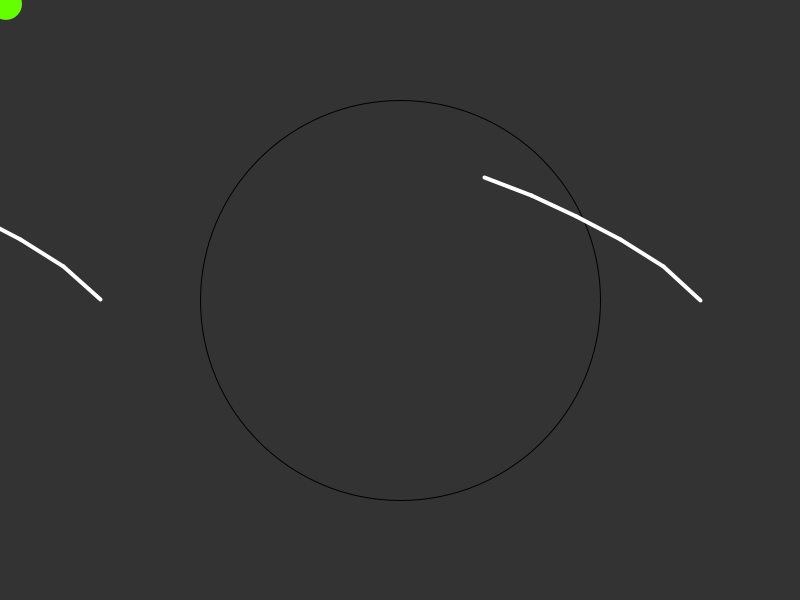
Frame 1 (no input)
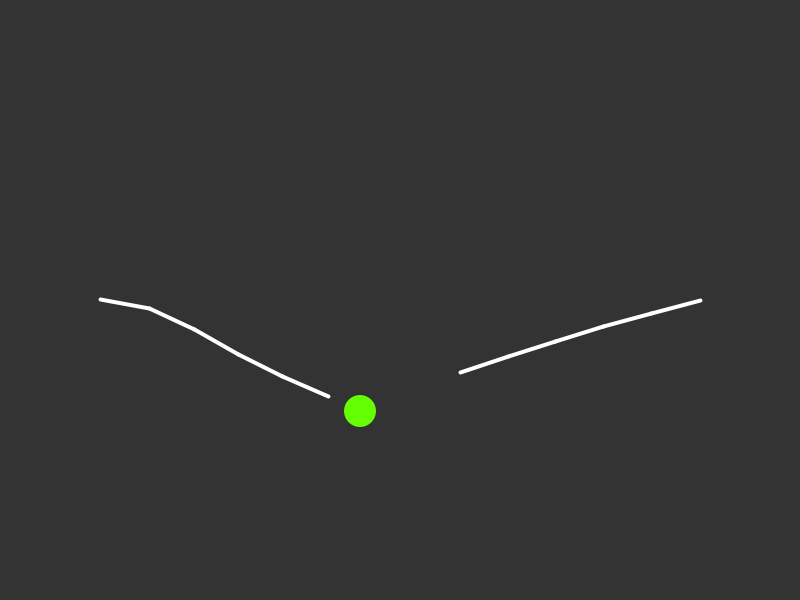
Frame 60 (the mouse pressed at the canvas centre just before this capture)
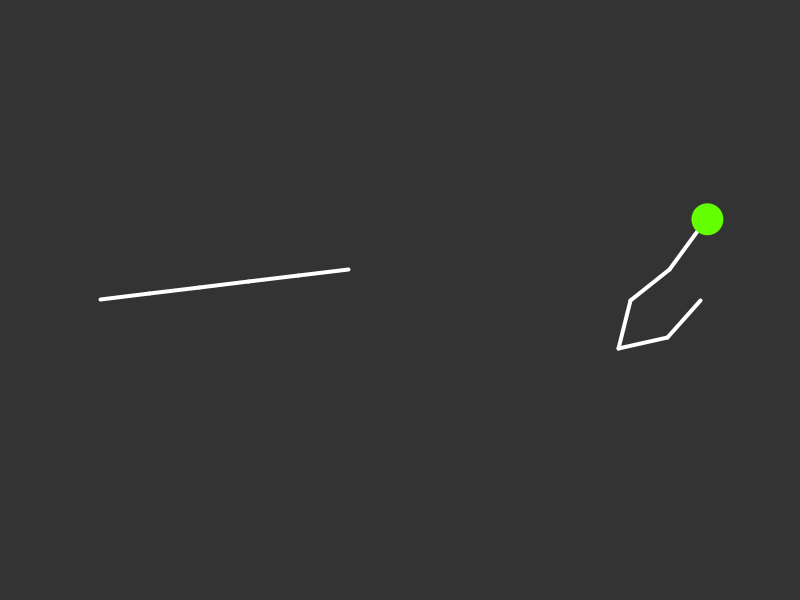
Frame 120 (the mouse held since frame 60 and released just before this capture)

The Processing sketch that drew these frames (run headless with seeded random() and noise(); from frame 60 on, the mouse is pressed at the canvas centre):

// Processing sketch: InverseKinematics
// ── InverseKinematics.pde
ArrayList<Tentacle> tentacles;

PVector pos;
PVector vel;
PVector gravity;

void setup() {
  size(800, 600);
  pos = new PVector(0, 0);
  vel = new PVector(2, 1.3);
  gravity = new PVector(0, 0.1);
  vel.mult(3);

  tentacles = new ArrayList<Tentacle>();

  float da = TWO_PI/2;
  for (float a = 0; a < TWO_PI; a += da) {
    float x = width/2 + cos(a) * 300;
    float y = height/2 + sin(a) * 300;
    tentacles.add(new Tentacle(x, y));
  }
}

void draw() {
  background(51);
  noFill();
  ellipse(width/2, height/2, 400, 400);
  for (Tentacle t : tentacles) {
    t.update();
    t.show();
  }

  pos.add(vel);
  vel.add(gravity);
  noStroke();
  fill(100, 255, 0);
  ellipse(pos.x, pos.y, 32, 32);

  if (pos.x > width || pos.x < 0) {
    vel.x *= -1;
  }

  if (pos.y > height) {
    pos.y = height;
    vel.y *= -1;
    vel.mult(0.95);
  }
}
// ── Segment.pde
class Segment {
  PVector a;
  float angle = 0;
  float len;
  PVector b = new PVector();
  float sw = 0;

  Segment(float x, float y, float len_, float i) {
    a = new PVector(x, y);
    sw = map(i, 0, 20, 1, 10);
    len = len_;
    calculateB();
  }

  Segment(Segment parent, float len_, float i) {
    sw = map(i, 0, 20, 1, 10);
    a = parent.b.copy();
    len = len_;
    calculateB();
  }



  void follow(Segment child) {
    float targetX = child.a.x;
    float targetY = child.a.y;
    follow(targetX, targetY);
  }

  void follow(float tx, float ty) {
    PVector target = new PVector(tx, ty);
    PVector dir = PVector.sub(target, a);
    angle = dir.heading();
    dir.setMag(len);
    dir.mult(-1);
    a = PVector.add(target, dir);
  }

  void setA(PVector pos) {
    a = pos.copy();
    calculateB();
  }

  void calculateB() {
    float dx = len * cos(angle);
    float dy = len * sin(angle);
    b.set(a.x+dx, a.y+dy);
  }

  void update() {
    calculateB();
  }


  void show() {
    stroke(255);
    strokeWeight(4);
    line(a.x, a.y, b.x, b.y);
  }
}
// ── Tentacle.pde
class Tentacle {

  Segment[] segments = new Segment[5];
  PVector base;
  float len = 50;

  Tentacle(float x, float y) {
    base = new PVector(x, y);
    segments[0] = new Segment(300, 200, len, 0);
    for (int i = 1; i < segments.length; i++) {
      segments[i] = new Segment(segments[i-1], len, i);
    }
  }

  void update() {
    int total = segments.length;
    Segment end = segments[total-1];
    end.follow(pos.x, pos.y);
    end.update();

    for (int i = total-2; i>=0; i--) {
      segments[i].follow(segments[i+1]);
      segments[i].update();
    }

    segments[0].setA(base);

    for (int i = 1; i < total; i++) {
      segments[i].setA(segments[i-1].b);
    }
  }

  void show() {
    for (Segment s : segments) {
      s.show();
    }
  }
}
